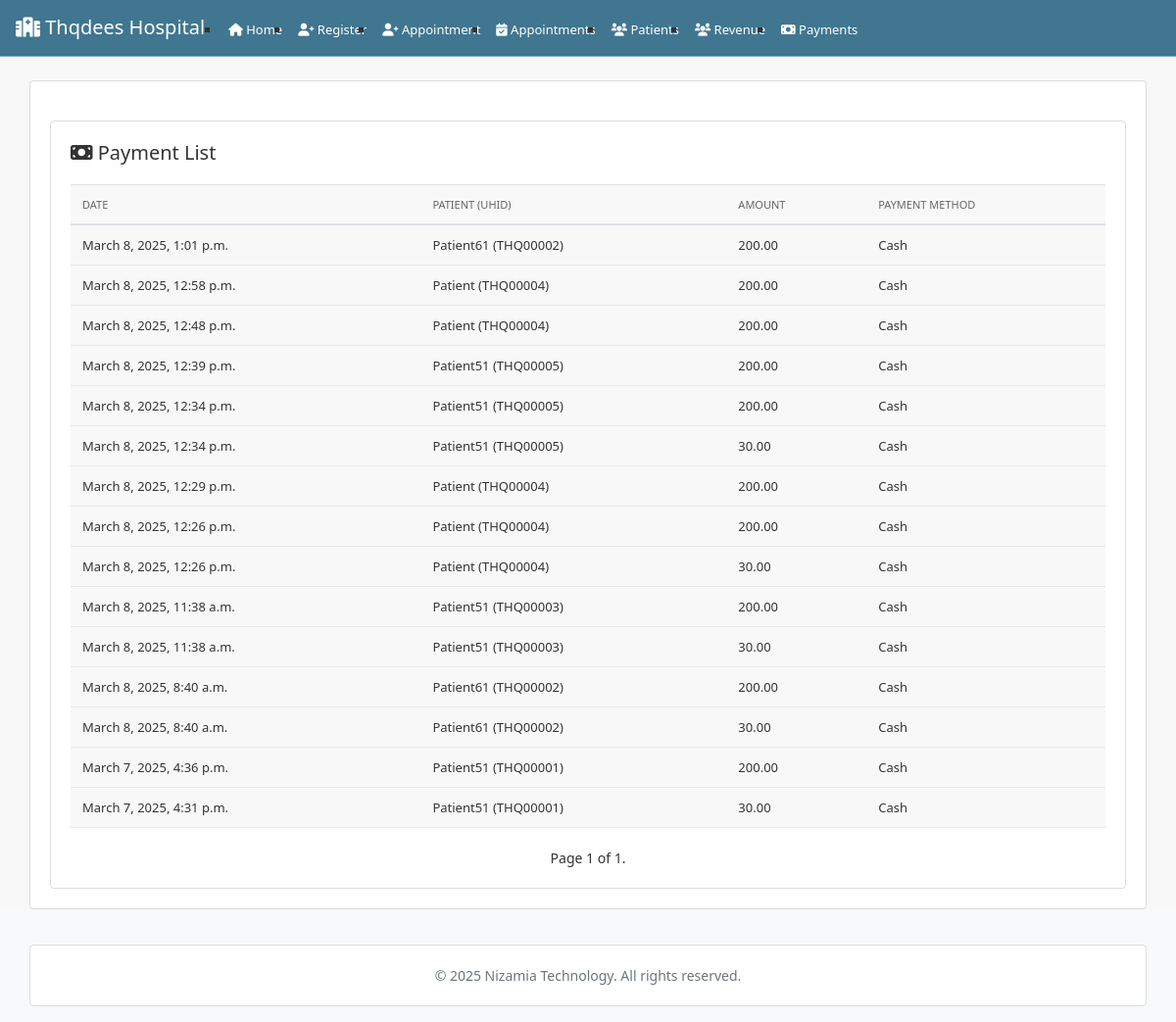
The page /hospital/payment-details/ on the database its author committed.
### hospital/models.py (models this page shows, shortened)
class Payment(models.Model):
    PAYMENT_METHODS = [
        ('Cash', 'Cash'),
        ('Card', 'Card'),
        ('UPI', 'UPI'),
        ('Credit', 'Credit')
    ]
    patient = models.ForeignKey(Patient, on_delete=models.CASCADE)
    amount = models.DecimalField(max_digits=10, decimal_places=2)
    payment_method = models.CharField(max_length=50, choices=PAYMENT_METHODS)
    date = models.DateTimeField(auto_now_add=True)

class Patient(models.Model):
    TITLE_CHOICES = [
        ('Mr', 'Mr'),
        ('Miss', 'Miss'),
        ('Mrs', 'Mrs'),
        ('Ms', 'Ms'),
        ('Master', 'Master'),
        ('Baby', 'Baby'),
        ('Baby of', 'Baby of'),
        ('Dr', 'Dr'),
    ]
    GENDER_CHOICES = [
        ('Male', 'Male'),
        ('Female', 'Female'),
        ('Other', 'Other'),
    ]
    title = models.CharField(max_length=10, choices=TITLE_CHOICES)
    name = models.CharField(max_length=100)
    gender = models.CharField(max_length=10, choices=GENDER_CHOICES)
    phone_number = models.CharField(max_length=15)
    address = models.TextField()
    uhid = models.CharField(max_length=20, unique=True, blank=True, null=True)
    registration_fee_paid = models.BooleanField(default=False)

### hospital/views.py (the view)
# urls.py: path('payment-details/', views.payment_details, name='payment_details'),
def payment_details(request, patient_id=None):
    payments = Payment.objects.all().order_by('-date')
    paginator = Paginator(payments, 50)  # Show 50 payments per page
    page_number = request.GET.get('page')
    page_obj = paginator.get_page(page_number)
    return render(request, 'payment_list.html', {'page_obj': page_obj})

### hospital/templates/payment_list.html (shortened to what this page needs)
{% extends "base.html" %}
{% block content %}
<div class="container">
    <h1><i class="fas fa-money-bill"></i> Payment List</h1>
    <table class="table">
        <thead>
            <tr>
                <th>Date</th>
                <th>Patient (UHID)</th>
                <th>Amount</th>
                <th>Payment Method</th>
            </tr>
        </thead>
        <tbody>
            {% for payment in page_obj %}
                <tr>
                    <td>{{ payment.date }}</td>
                    <td>{{ payment.patient.name }} ({{ payment.patient.uhid }})</td>
                    <td>{{ payment.amount }}</td>
                    <td>{{ payment.payment_method }}</td>
                </tr>
            {% endfor %}
        </tbody>
    </table>
    <div class="pagination">
        <span class="step-links">
            <span class="current">
                Page {{ page_obj.number }} of {{ page_obj.paginator.num_pages }}.
            </span>
        </span>
    </div>
</div>
{% endblock %}

### static/css/styles.css (style rules this page uses)
html[data-theme="light"], :root { --primary: #79aec8; --secondary: #417690; --accent: #f5dd5d; --primary-fg: #fff; --body-fg: #333; --body-bg: #fff; --body-quiet-color: #666; --body-medium-color: #444; --body-loud-color: #000; --header-color: #ffc; --header-branding-color: var(--accent); --header-bg: var(--secondary); --header-link-color: var(--primary-fg); --breadcrumbs-fg: #c4dce8; --breadcrumbs-link-fg: var(--body-bg); --breadcrumbs-bg: #264b5d; --link-fg: #417893; --link-hover-color: #036; --link-selected-fg: var(--secondary); --hairline-color: #e8e8e8; --border-color: #ccc; --error-fg: #ba2121; --message-success-bg: #dfd; --message-warning-bg: #ffc; --message-error-bg: #ffefef; --darkened-bg: #f8f8f8; --selected-bg: #e4e4e4; --selected-row: #ffc; --button-fg: #fff; --button-bg: var(--secondary); --button-hover-bg: #205067; --default-button-bg: #205067; --default-button-hover-bg: var(--secondary); --close-button-bg: #747474; --close-button-hover-bg: #333; --delete-button-bg: #ba2121; --delete-button-hover-bg: #a41515; --object-tools-fg: var(--button-fg); --object-tools-bg: var(--close-button-bg); --object-tools-hover-bg: var(--close-button-hover-bg); --font-family-primary: "Segoe UI", system-ui, Roboto, "Helvetica Neue", Arial, sans-serif, "Apple Color Emoji", "Segoe UI Emoji", "Segoe UI Symbol", "Noto Color Emoji"; --font-family-monospace: ui-monospace, Menlo, Monaco, "Cascadia Mono", "Segoe UI Mono", "Roboto Mono", "Oxygen Mono", "Ubuntu Monospace", "Source Code Pro", "Fira Mono", "Droid Sans Mono", "Courier New", monospace, "Apple Color Emoji", "Segoe UI Emoji", "Segoe UI Symbol", "Noto Color Emoji"; color-scheme: light; }
html, body { height: 100%; }
body { margin: 0; padding: 0; font-size: 0.875rem; font-family: var(--font-family-primary); color: var(--body-fg); background: var(--body-bg); }
h1,h2,h3,h4,h5 { font-weight: bold; }
h1 { margin: 0 0 20px; font-weight: 300; font-size: 1.25rem; }
table { border-collapse: collapse; border-color: var(--border-color); }
td, th { font-size: 0.8125rem; line-height: 1rem; border-bottom: 1px solid var(--hairline-color); vertical-align: top; padding: 8px; }
th { font-weight: 500; text-align: left; }
thead th, tfoot td { color: var(--body-quiet-color); padding: 5px 10px; font-size: 0.6875rem; background: var(--body-bg); border: none; border-top: 1px solid var(--hairline-color); border-bottom: 1px solid var(--hairline-color); }
tr:nth-child(odd), .row-form-errors { background: var(--body-bg); }
tr:nth-child(even), tr:nth-child(even) .errorlist, tr:nth-child(odd) + .row-form-errors, tr:nth-child(odd) + .row-form-errors .errorlist { background: var(--darkened-bg); }
thead th { padding: 5px 10px; line-height: normal; text-transform: uppercase; background: var(--darkened-bg); }
:root { --primary: #79aec8; --secondary: #417690; --accent: #f5dd5d; --body-bg: #f8f8f8; --body-fg: #333; --border-color: #ddd; }
body { background-color: var(--body-bg); color: var(--body-fg); }
.container { background: #fff; padding: 20px; border: 1px solid var(--border-color); border-radius: 4px; margin-top: 20px; }
.container { background: #fff; padding: 20px; border: 1px solid #ddd; border-radius: 4px; margin-top: 20px; }
.table { width: 100%; margin-bottom: 1rem; color: #333; }
.table th, .table td { padding: 0.75rem; vertical-align: top; border-top: 1px solid #dee2e6; }
.table thead th { vertical-align: bottom; border-bottom: 2px solid #dee2e6; }
.pagination { display: flex; justify-content: center; margin-top: 20px; }

### rows shown on the page
Payment: date "March 8, 2025, 1:01 p.m.", patient.name "Patient61", patient.uhid "THQ00002", amount "200.00", payment_method "Cash"
Payment: date "March 8, 2025, 12:58 p.m.", patient.name "Patient", patient.uhid "THQ00004", amount "200.00", payment_method "Cash"
Payment: date "March 8, 2025, 12:48 p.m.", patient.name "Patient", patient.uhid "THQ00004", amount "200.00", payment_method "Cash"
Payment: date "March 8, 2025, 12:39 p.m.", patient.name "Patient51", patient.uhid "THQ00005", amount "200.00", payment_method "Cash"
Payment: date "March 8, 2025, 12:34 p.m.", patient.name "Patient51", patient.uhid "THQ00005", amount "200.00", payment_method "Cash"
Payment: date "March 8, 2025, 12:34 p.m.", patient.name "Patient51", patient.uhid "THQ00005", amount "30.00", payment_method "Cash"
Payment: date "March 8, 2025, 12:29 p.m.", patient.name "Patient", patient.uhid "THQ00004", amount "200.00", payment_method "Cash"
Payment: date "March 8, 2025, 12:26 p.m.", patient.name "Patient", patient.uhid "THQ00004", amount "200.00", payment_method "Cash"
Payment: date "March 8, 2025, 12:26 p.m.", patient.name "Patient", patient.uhid "THQ00004", amount "30.00", payment_method "Cash"
Payment: date "March 8, 2025, 11:38 a.m.", patient.name "Patient51", patient.uhid "THQ00003", amount "200.00", payment_method "Cash"
Payment: date "March 8, 2025, 11:38 a.m.", patient.name "Patient51", patient.uhid "THQ00003", amount "30.00", payment_method "Cash"
Payment: date "March 8, 2025, 8:40 a.m.", patient.name "Patient61", patient.uhid "THQ00002", amount "200.00", payment_method "Cash"
Payment: date "March 8, 2025, 8:40 a.m.", patient.name "Patient61", patient.uhid "THQ00002", amount "30.00", payment_method "Cash"
Payment: date "March 7, 2025, 4:36 p.m.", patient.name "Patient51", patient.uhid "THQ00001", amount "200.00", payment_method "Cash"
Payment: date "March 7, 2025, 4:31 p.m.", patient.name "Patient51", patient.uhid "THQ00001", amount "30.00", payment_method "Cash"

### other values the page prints
{{ page_obj.number }} "1"
{{ page_obj.paginator.num_pages }} "1"
